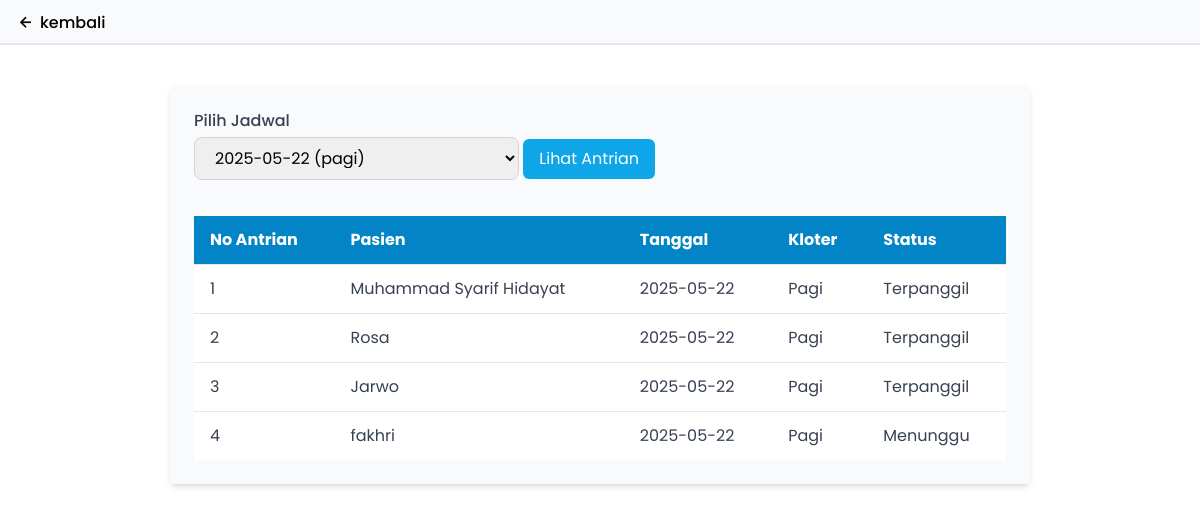
The app's page /pasien/tampilan_daftar_antrian.php?id=14 (signed in) with its own data.
### tables this page shows
CREATE TABLE `antrian` (
  `id` int(11) NOT NULL,
  `pasien` int(11) NOT NULL,
  `jadwal` int(11) NOT NULL,
  `no` int(11) NOT NULL,
  `status` enum('menunggu','terpanggil') NOT NULL,
  `rekmed` enum('Tidak ada','Terisi') NOT NULL
);

CREATE TABLE `users` (
  `id` int(11) NOT NULL,
  `email` varchar(255) NOT NULL,
  `password` varchar(255) NOT NULL,
  `nama` varchar(255) NOT NULL,
  `tanggal_lahir` varchar(20) NOT NULL
);

CREATE TABLE `jadwal` (
  `id` int(11) NOT NULL,
  `tgl` date NOT NULL,
  `kloter` enum('pagi','sore') NOT NULL,
  `dokter` int(2) NOT NULL
);

### pasien/tampilan_daftar_antrian.php (the view, shortened to what this page needs)
<?php
    include("../service/koneksi.php");
    $id_jadwal = isset($_GET["id"]) ? $_GET["id"] : 0;
    $sql = "SELECT
                antrian.id,
                users.nama AS nama_pasien,
                jadwal.tgl,
                jadwal.kloter,
                antrian.no,
                antrian.status,
                antrian.rekmed
            FROM antrian
            JOIN users ON antrian.pasien = users.id
            JOIN jadwal ON antrian.jadwal = jadwal.id
            WHERE antrian.jadwal = $id_jadwal";
    $hasil = $db->query($sql);
    $antrian = [];
    while ($row = mysqli_fetch_assoc($hasil)) {
        $antrian[] = $row;
    }
    $select_tanggal = "SELECT id, tgl, kloter FROM jadwal";
    $result_tanggal = $db->query($select_tanggal);
?>
<!DOCTYPE html>
<html lang="en">
<head>
    <script src="https://cdn.tailwindcss.com"></script>
    <link href='https://unpkg.com/boxicons@2.1.4/css/boxicons.min.css' rel='stylesheet'>
</head>
<body>
    <div class="mx-auto w-[860px] bg-gray-50 rounded-sm mb-16 p-6 shadow-md mt-10">
        <form action="tampilan_daftar_antrian.php" method="GET">
            <label for="id" class="block text-gray-700 font-medium mb-1">Pilih Jadwal</label>
            <select name="id" id="id" required class="border border-gray-300 rounded-lg px-4 py-2 mb-3 focus:ring-2 focus:ring-sky-400 focus:outline-none transition duration-200">
                <?php
                if ($result_tanggal->num_rows > 0) {
                    while ($row = $result_tanggal->fetch_assoc()) {
                        $selected = ($row['id'] == $id_jadwal) ? "selected" : "";
                        echo "<option value='" . $row['id'] . "' $selected> " . $row['tgl'] . " (" . $row['kloter'] . ")</option>";
                    }
                } else {
                    echo "<option value=''>Tidak ada data</option>";
                }
                ?>
            </select>
            <button type="submit" name="cari" class="bg-sky-500 text-white rounded-md px-4 py-2 hover:bg-sky-600">Lihat Antrian</button>
        </form>
        <?php if (!empty($antrian)): ?>
        <table class="w-full rounded-lg mt-6">
            <thead>
                <tr class="text-white bg-sky-600">
                    <th class="px-4 py-3 text-left">No Antrian</th>
                    <th class="px-4 py-3 text-left">Pasien</th>
                    <th class="px-4 py-3 text-left">Tanggal</th>
                    <th class="px-4 py-3 text-left">Kloter</th>
                    <th class="px-4 py-3 text-left">Status</th>
                </tr>
            </thead>
            <tbody class="bg-white text-gray-700">
                <?php foreach ($antrian as $item): ?>
                <tr class="border-t">
                    <td class="px-4 py-3"><?= $item['no']; ?></td>
                    <td class="px-4 py-3"><?= $item['nama_pasien']; ?></td>
                    <td class="px-4 py-3"><?= $item['tgl']; ?></td>
                    <td class="px-4 py-3"><?= ucfirst($item['kloter']); ?></td>
                    <td class="px-4 py-3"><?= ucfirst($item['status']); ?></td>
                </tr>
                <?php endforeach; ?>
            </tbody>
        </table>
        <?php elseif ($id_jadwal): ?>
            <p class="mt-6 text-gray-500">Belum ada antrian untuk jadwal yang dipilih.</p>
        <?php endif; ?>
    </div>
</body>
</html>

### pasien/tampilan_daftar_antrian.php (style rules this page uses)
* { font-family: "poppins", sans-serif; }

### records on screen
antrian: no "1", pasien.nama "Muhammad Syarif Hidayat", jadwal.tgl "2025-05-22", jadwal.kloter "Pagi", status "Terpanggil"
antrian: no "2", pasien.nama "Rosa", jadwal.tgl "2025-05-22", jadwal.kloter "Pagi", status "Terpanggil"
antrian: no "3", pasien.nama "Jarwo", jadwal.tgl "2025-05-22", jadwal.kloter "Pagi", status "Terpanggil"
antrian: no "4", pasien.nama "fakhri", jadwal.tgl "2025-05-22", jadwal.kloter "Pagi", status "Menunggu"

### other values on screen
form field id "2025-05-22 (pagi)"
